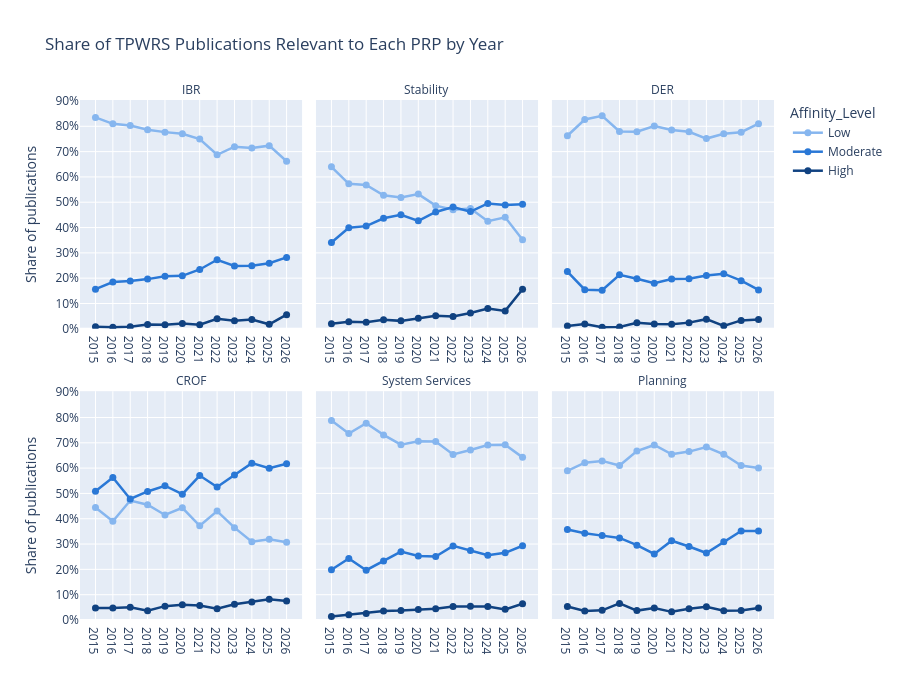

Notebook code cell kept with this figure:
### Code cell
publications_per_year = (
    assignments_df.groupby("Year")["Abstract_Index"]
    .nunique()
    .rename("Total_Publications")
)

relative_publication_counts = publication_counts.merge(
    publications_per_year, on="Year", validate="many_to_one"
)
relative_publication_counts["Publication_Share"] = (
    100 * relative_publication_counts["Publications"]
    / relative_publication_counts["Total_Publications"]
)

relative_fig = px.line(
    relative_publication_counts, x="Year", y="Publication_Share", color="Affinity_Level",
    facet_col="PRP_Name", facet_col_wrap=3, facet_row_spacing=0.12, markers=True,
    category_orders={"PRP_Name": programme_order, "Affinity_Level": level_order},
    color_discrete_map=color_discrete_map,
    title="Share of TPWRS Publications Relevant to Each PRP by Year",
)
relative_fig.for_each_annotation(
    lambda annotation: annotation.update(text=annotation.text.split("=")[-1])
)
relative_fig.update_traces(line_width=2.5, marker_size=7)
relative_fig.update_xaxes(title=None, dtick=1, tickformat="d", showticklabels=True)
relative_fig.update_yaxes(title=None, ticksuffix="%", rangemode="tozero", dtick=10)
relative_fig.update_yaxes(title="Share of publications", col=1)
relative_fig.update_layout(height=700)
relative_fig.show()
display(
    relative_publication_counts.sort_values(["PRP_Name", "Year", "Affinity_Level"])
)

### Figure 1 — Plotly figure (JSON) as saved in the notebook; plotly's stock layout.template omitted (floating-point values rounded to 4 significant figures)
{"data": [{"hovertemplate": "Affinity_Level=Low<br>PRP_Name=IBR<br>Year=%{x}<br>Publication_Share=%{y}<extra></extra>", "legendgroup": "Low", "line": {"color": "#86b6ef", "dash": "solid", "width": 2.5}, "marker": {"size": 7, "symbol": "circle"}, "mode": "lines+markers", "name": "Low", "orientation": "v", "showlegend": true, "type": "scatter", "x": [2015, 2016, 2017, 2018, 2019, 2020, 2021, 2022, 2023, 2024, 2025, 2026], "xaxis": "x4", "y": [83.52, 80.98, 80.32, 78.66, 77.69, 77.02, 74.96, 68.74, 71.94, 71.43, 72.35, 66.2], "yaxis": "y4"}, {"hovertemplate": "Affinity_Level=Moderate<br>PRP_Name=IBR<br>Year=%{x}<br>Publication_Share=%{y}<extra></extra>", "legendgroup": "Moderate", "line": {"color": "#2a78d6", "dash": "solid", "width": 2.5}, "marker": {"size": 7, "symbol": "circle"}, "mode": "lines+markers", "name": "Moderate", "orientation": "v", "showlegend": true, "type": "scatter", "x": [2015, 2016, 2017, 2018, 2019, 2020, 2021, 2022, 2023, 2024, 2025, 2026], "xaxis": "x4", "y": [15.64, 18.46, 18.88, 19.63, 20.74, 20.91, 23.43, 27.27, 24.85, 24.92, 25.88, 28.21], "yaxis": "y4"}, {"hovertemplate": "Affinity_Level=High<br>PRP_Name=IBR<br>Year=%{x}<br>Publication_Share=%{y}<extra></extra>", "legendgroup": "High", "line": {"color": "#104281", "dash": "solid", "width": 2.5}, "marker": {"size": 7, "symbol": "circle"}, "mode": "lines+markers", "name": "High", "orientation": "v", "showlegend": true, "type": "scatter", "x": [2015, 2016, 2017, 2018, 2019, 2020, 2021, 2022, 2023, 2024, 2025, 2026], "xaxis": "x4", "y": [0.838, 0.565, 0.8032, 1.707, 1.566, 2.07, 1.61, 3.991, 3.206, 3.654, 1.77, 5.587], "yaxis": "y4"}, {"hovertemplate": "Affinity_Level=Low<br>PRP_Name=Stability<br>Year=%{x}<br>Publication_Share=%{y}<extra></extra>", "legendgroup": "Low", "line": {"color": "#86b6ef", "dash": "solid", "width": 2.5}, "marker": {"size": 7, "symbol": "circle"}, "mode": "lines+markers", "name": "Low", "orientation": "v", "showlegend": false, "type": "scatter", "x": [2015, 2016, 2017, 2018, 2019, 2020, 2021, 2022, 2023, 2024, 2025, 2026], "xaxis": "x5", "y": [63.97, 57.25, 56.83, 52.77, 51.86, 53.21, 48.66, 47.01, 47.49, 42.52, 44.03, 35.2], "yaxis": "y5"}, {"hovertemplate": "Affinity_Level=Moderate<br>PRP_Name=Stability<br>Year=%{x}<br>Publication_Share=%{y}<extra></extra>", "legendgroup": "Moderate", "line": {"color": "#2a78d6", "dash": "solid", "width": 2.5}, "marker": {"size": 7, "symbol": "circle"}, "mode": "lines+markers", "name": "Moderate", "orientation": "v", "showlegend": false, "type": "scatter", "x": [2015, 2016, 2017, 2018, 2019, 2020, 2021, 2022, 2023, 2024, 2025, 2026], "xaxis": "x5", "y": [34.08, 39.92, 40.56, 43.67, 45.01, 42.65, 46.15, 48.12, 46.29, 49.5, 48.89, 49.16], "yaxis": "y5"}, {"hovertemplate": "Affinity_Level=High<br>PRP_Name=Stability<br>Year=%{x}<br>Publication_Share=%{y}<extra></extra>", "legendgroup": "High", "line": {"color": "#104281", "dash": "solid", "width": 2.5}, "marker": {"size": 7, "symbol": "circle"}, "mode": "lines+markers", "name": "High", "orientation": "v", "showlegend": false, "type": "scatter", "x": [2015, 2016, 2017, 2018, 2019, 2020, 2021, 2022, 2023, 2024, 2025, 2026], "xaxis": "x5", "y": [1.955, 2.825, 2.61, 3.556, 3.131, 4.141, 5.188, 4.878, 6.212, 7.973, 7.08, 15.64], "yaxis": "y5"}, {"hovertemplate": "Affinity_Level=Low<br>PRP_Name=DER<br>Year=%{x}<br>Publication_Share=%{y}<extra></extra>", "legendgroup": "Low", "line": {"color": "#86b6ef", "dash": "solid", "width": 2.5}, "marker": {"size": 7, "symbol": "circle"}, "mode": "lines+markers", "name": "Low", "orientation": "v", "showlegend": false, "type": "scatter", "x": [2015, 2016, 2017, 2018, 2019, 2020, 2021, 2022, 2023, 2024, 2025, 2026], "xaxis": "x6", "y": [76.26, 82.67, 84.14, 77.95, 77.89, 80.12, 78.53, 77.83, 75.15, 77.08, 77.65, 81.01], "yaxis": "y6"}, {"hovertemplate": "Affinity_Level=Moderate<br>PRP_Name=DER<br>Year=%{x}<br>Publication_Share=%{y}<extra></extra>", "legendgroup": "Moderate", "line": {"color": "#2a78d6", "dash": "solid", "width": 2.5}, "marker": {"size": 7, "symbol": "circle"}, "mode": "lines+markers", "name": "Moderate", "orientation": "v", "showlegend": false, "type": "scatter", "x": [2015, 2016, 2017, 2018, 2019, 2020, 2021, 2022, 2023, 2024, 2025, 2026], "xaxis": "x6", "y": [22.63, 15.44, 15.26, 21.34, 19.77, 18.01, 19.68, 19.73, 21.04, 21.76, 19.03, 15.36], "yaxis": "y6"}, {"hovertemplate": "Affinity_Level=High<br>PRP_Name=DER<br>Year=%{x}<br>Publication_Share=%{y}<extra></extra>", "legendgroup": "High", "line": {"color": "#104281", "dash": "solid", "width": 2.5}, "marker": {"size": 7, "symbol": "circle"}, "mode": "lines+markers", "name": "High", "orientation": "v", "showlegend": false, "type": "scatter", "x": [2015, 2016, 2017, 2018, 2019, 2020, 2021, 2022, 2023, 2024, 2025, 2026], "xaxis": "x6", "y": [1.117, 1.883, 0.6024, 0.7112, 2.348, 1.863, 1.789, 2.439, 3.808, 1.163, 3.319, 3.631], "yaxis": "y6"}, {"hovertemplate": "Affinity_Level=Low<br>PRP_Name=CROF<br>Year=%{x}<br>Publication_Share=%{y}<extra></extra>", "legendgroup": "Low", "line": {"color": "#86b6ef", "dash": "solid", "width": 2.5}, "marker": {"size": 7, "symbol": "circle"}, "mode": "lines+markers", "name": "Low", "orientation": "v", "showlegend": false, "type": "scatter", "x": [2015, 2016, 2017, 2018, 2019, 2020, 2021, 2022, 2023, 2024, 2025, 2026], "xaxis": "x", "y": [44.41, 38.98, 47.19, 45.52, 41.49, 44.31, 37.21, 43.02, 36.47, 30.9, 31.86, 30.73], "yaxis": "y"}, {"hovertemplate": "Affinity_Level=Moderate<br>PRP_Name=CROF<br>Year=%{x}<br>Publication_Share=%{y}<extra></extra>", "legendgroup": "Moderate", "line": {"color": "#2a78d6", "dash": "solid", "width": 2.5}, "marker": {"size": 7, "symbol": "circle"}, "mode": "lines+markers", "name": "Moderate", "orientation": "v", "showlegend": false, "type": "scatter", "x": [2015, 2016, 2017, 2018, 2019, 2020, 2021, 2022, 2023, 2024, 2025, 2026], "xaxis": "x", "y": [50.84, 56.31, 47.79, 50.78, 53.03, 49.69, 57.07, 52.55, 57.31, 61.96, 59.96, 61.73], "yaxis": "y"}, {"hovertemplate": "Affinity_Level=High<br>PRP_Name=CROF<br>Year=%{x}<br>Publication_Share=%{y}<extra></extra>", "legendgroup": "High", "line": {"color": "#104281", "dash": "solid", "width": 2.5}, "marker": {"size": 7, "symbol": "circle"}, "mode": "lines+markers", "name": "High", "orientation": "v", "showlegend": false, "type": "scatter", "x": [2015, 2016, 2017, 2018, 2019, 2020, 2021, 2022, 2023, 2024, 2025, 2026], "xaxis": "x", "y": [4.749, 4.708, 5.02, 3.698, 5.479, 6.004, 5.725, 4.435, 6.212, 7.143, 8.186, 7.542], "yaxis": "y"}, {"hovertemplate": "Affinity_Level=Low<br>PRP_Name=System Services<br>Year=%{x}<br>Publication_Share=%{y}<extra></extra>", "legendgroup": "Low", "line": {"color": "#86b6ef", "dash": "solid", "width": 2.5}, "marker": {"size": 7, "symbol": "circle"}, "mode": "lines+markers", "name": "Low", "orientation": "v", "showlegend": false, "type": "scatter", "x": [2015, 2016, 2017, 2018, 2019, 2020, 2021, 2022, 2023, 2024, 2025, 2026], "xaxis": "x2", "y": [78.77, 73.63, 77.71, 73.12, 69.28, 70.6, 70.48, 65.41, 67.13, 69.1, 69.25, 64.25], "yaxis": "y2"}, {"hovertemplate": "Affinity_Level=Moderate<br>PRP_Name=System Services<br>Year=%{x}<br>Publication_Share=%{y}<extra></extra>", "legendgroup": "Moderate", "line": {"color": "#2a78d6", "dash": "solid", "width": 2.5}, "marker": {"size": 7, "symbol": "circle"}, "mode": "lines+markers", "name": "Moderate", "orientation": "v", "showlegend": false, "type": "scatter", "x": [2015, 2016, 2017, 2018, 2019, 2020, 2021, 2022, 2023, 2024, 2025, 2026], "xaxis": "x2", "y": [19.83, 24.29, 19.68, 23.33, 27.01, 25.26, 25.04, 29.27, 27.45, 25.58, 26.55, 29.33], "yaxis": "y2"}, {"hovertemplate": "Affinity_Level=High<br>PRP_Name=System Services<br>Year=%{x}<br>Publication_Share=%{y}<extra></extra>", "legendgroup": "High", "line": {"color": "#104281", "dash": "solid", "width": 2.5}, "marker": {"size": 7, "symbol": "circle"}, "mode": "lines+markers", "name": "High", "orientation": "v", "showlegend": false, "type": "scatter", "x": [2015, 2016, 2017, 2018, 2019, 2020, 2021, 2022, 2023, 2024, 2025, 2026], "xaxis": "x2", "y": [1.397, 2.072, 2.61, 3.556, 3.718, 4.141, 4.472, 5.322, 5.411, 5.316, 4.204, 6.425], "yaxis": "y2"}, {"hovertemplate": "Affinity_Level=Low<br>PRP_Name=Planning<br>Year=%{x}<br>Publication_Share=%{y}<extra></extra>", "legendgroup": "Low", "line": {"color": "#86b6ef", "dash": "solid", "width": 2.5}, "marker": {"size": 7, "symbol": "circle"}, "mode": "lines+markers", "name": "Low", "orientation": "v", "showlegend": false, "type": "scatter", "x": [2015, 2016, 2017, 2018, 2019, 2020, 2021, 2022, 2023, 2024, 2025, 2026], "xaxis": "x3", "y": [58.94, 62.15, 62.85, 61.02, 66.73, 69.15, 65.47, 66.52, 68.34, 65.45, 61.06, 60.06], "yaxis": "y3"}, {"hovertemplate": "Affinity_Level=Moderate<br>PRP_Name=Planning<br>Year=%{x}<br>Publication_Share=%{y}<extra></extra>", "legendgroup": "Moderate", "line": {"color": "#2a78d6", "dash": "solid", "width": 2.5}, "marker": {"size": 7, "symbol": "circle"}, "mode": "lines+markers", "name": "Moderate", "orientation": "v", "showlegend": false, "type": "scatter", "x": [2015, 2016, 2017, 2018, 2019, 2020, 2021, 2022, 2023, 2024, 2025, 2026], "xaxis": "x3", "y": [35.75, 34.27, 33.33, 32.43, 29.55, 26.09, 31.31, 29.05, 26.45, 30.9, 35.18, 35.2], "yaxis": "y3"}, {"hovertemplate": "Affinity_Level=High<br>PRP_Name=Planning<br>Year=%{x}<br>Publication_Share=%{y}<extra></extra>", "legendgroup": "High", "line": {"color": "#104281", "dash": "solid", "width": 2.5}, "marker": {"size": 7, "symbol": "circle"}, "mode": "lines+markers", "name": "High", "orientation": "v", "showlegend": false, "type": "scatter", "x": [2015, 2016, 2017, 2018, 2019, 2020, 2021, 2022, 2023, 2024, 2025, 2026], "xaxis": "x3", "y": [5.307, 3.578, 3.815, 6.543, 3.718, 4.762, 3.22, 4.435, 5.21, 3.654, 3.761, 4.749], "yaxis": "y3"}], "layout": {"annotations": [{"font": {}, "showarrow": false, "text": "CROF", "x": 0.16, "xanchor": "center", "xref": "paper", "y": 0.44, "yanchor": "bottom", "yref": "paper"}, {"font": {}, "showarrow": false, "text": "System Services", "x": 0.5, "xanchor": "center", "xref": "paper", "y": 0.44, "yanchor": "bottom", "yref": "paper"}, {"font": {}, "showarrow": false, "text": "Planning", "x": 0.84, "xanchor": "center", "xref": "paper", "y": 0.44, "yanchor": "bottom", "yref": "paper"}, {"font": {}, "showarrow": false, "text": "IBR", "x": 0.16, "xanchor": "center", "xref": "paper", "y": 1, "yanchor": "bottom", "yref": "paper"}, {"font": {}, "showarrow": false, "text": "Stability", "x": 0.5, "xanchor": "center", "xref": "paper", "y": 1, "yanchor": "bottom", "yref": "paper"}, {"font": {}, "showarrow": false, "text": "DER", "x": 0.84, "xanchor": "center", "xref": "paper", "y": 1, "yanchor": "bottom", "yref": "paper"}], "height": 700, "legend": {"title": {"text": "Affinity_Level"}, "tracegroupgap": 0}, "title": {"text": "Share of TPWRS Publications Relevant to Each PRP by Year"}, "xaxis": {"anchor": "y", "domain": [0, 0.32], "dtick": 1, "showticklabels": true, "tickformat": "d", "title": {}}, "xaxis2": {"anchor": "y2", "domain": [0.34, 0.66], "dtick": 1, "matches": "x", "showticklabels": true, "tickformat": "d", "title": {}}, "xaxis3": {"anchor": "y3", "domain": [0.68, 1.0], "dtick": 1, "matches": "x", "showticklabels": true, "tickformat": "d", "title": {}}, "xaxis4": {"anchor": "y4", "domain": [0, 0.32], "dtick": 1, "matches": "x", "showticklabels": true, "tickformat": "d", "title": {}}, "xaxis5": {"anchor": "y5", "domain": [0.34, 0.66], "dtick": 1, "matches": "x", "showticklabels": true, "tickformat": "d", "title": {}}, "xaxis6": {"anchor": "y6", "domain": [0.68, 1.0], "dtick": 1, "matches": "x", "showticklabels": true, "tickformat": "d", "title": {}}, "yaxis": {"anchor": "x", "domain": [0, 0.44], "dtick": 10, "rangemode": "tozero", "ticksuffix": "%", "title": {"text": "Share of publications"}}, "yaxis2": {"anchor": "x2", "domain": [0, 0.44], "dtick": 10, "matches": "y", "rangemode": "tozero", "showticklabels": false, "ticksuffix": "%", "title": {}}, "yaxis3": {"anchor": "x3", "domain": [0, 0.44], "dtick": 10, "matches": "y", "rangemode": "tozero", "showticklabels": false, "ticksuffix": "%", "title": {}}, "yaxis4": {"anchor": "x4", "domain": [0.56, 1], "dtick": 10, "matches": "y", "rangemode": "tozero", "ticksuffix": "%", "title": {"text": "Share of publications"}}, "yaxis5": {"anchor": "x5", "domain": [0.56, 1], "dtick": 10, "matches": "y", "rangemode": "tozero", "showticklabels": false, "ticksuffix": "%", "title": {}}, "yaxis6": {"anchor": "x6", "domain": [0.56, 1], "dtick": 10, "matches": "y", "rangemode": "tozero", "showticklabels": false, "ticksuffix": "%", "title": {}}}}
